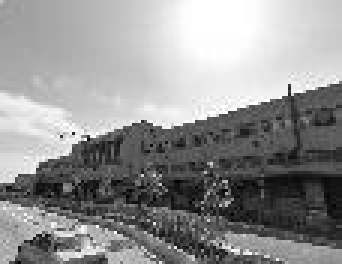
#> input picture grayscale_imgs/009909_3.jpg, 114 x 88 px (shown 3 times larger); its folder holds 4 pictures in this run; the run also reads 1 picture not shown here
$ python train_processing.py
#> lines starting #> are read from the running program, lines starting #| are printed output that depends on the picture
from PIL import Image
import os

input_dir = "grayscale_imgs"
grayscale_output_dir = "grayscale_imgs"
color_output_dir = "color_imgs"

output_size = 0.1
crop_margin = 70  # Crop happens before downsample


def get_images(path):
    paths = os.listdir(path)
    img_paths = [item for item in paths if item.lower().endswith(".jpg")]
    for path in img_paths:
        if not path.endswith('_0.jpg') and not path.endswith('_5.jpg'):
            image = Image.open(os.path.join(input_dir, path))
            yield path, image


def crop_to_multiple(image_iter, n=4):

#> called with n = 4
    for path, image in image_iter:

        width, height = image.size
        new_width = width//n * n
        new_height = height//n * n
        rect = 0, 0, new_width, new_height
        cropped = image.crop(rect)
        write_path = os.path.join(input_dir, path)

        cropped.save(write_path, "JPEG")
#> this loop made 4 passes
#> pass 1, in crop_to_multiple, `cropped = image.crop(rect)`:
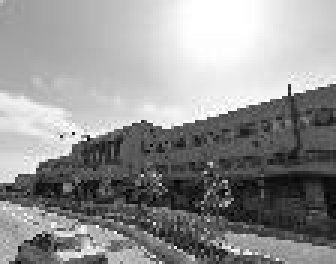
#> cropped: PIL image 112x88 L (shown 3 times larger); min 0, max 255, mean 146.5
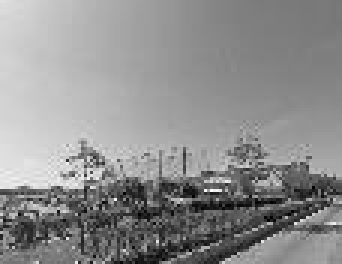
#> input picture grayscale_imgs/009911_4.jpg, 114 x 88 px (shown 3 times larger)
#> pass 2, in crop_to_multiple, `cropped = image.crop(rect)`:
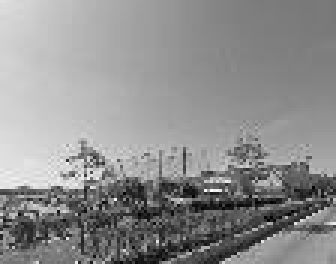
#> cropped: PIL image 112x88 L (shown 3 times larger); min 0, max 252, mean 142.2
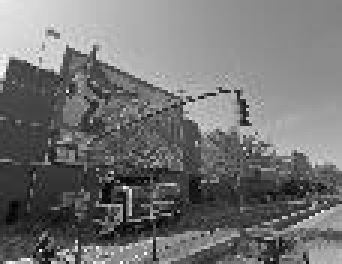
#> input picture grayscale_imgs/009922_4.jpg, 114 x 88 px (shown 3 times larger)
#> pass 3, in crop_to_multiple, `cropped = image.crop(rect)`:
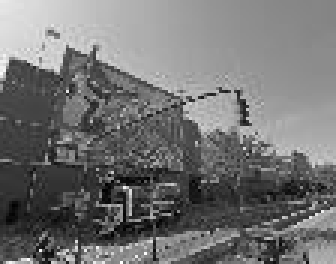
#> cropped: PIL image 112x88 L (shown 3 times larger); min 0, max 255, mean 114.8
#> after the loop:
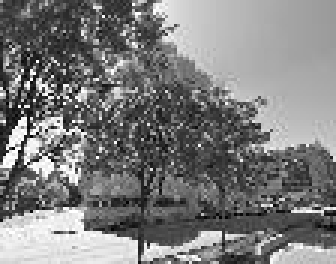
#> cropped: PIL image 112x88 L (shown 3 times larger); min 0, max 255, mean 124.7


def process_images(image_iter):

    # Make output directory, if it doesn't exist
    if not os.path.exists(color_output_dir):
        os.makedirs(color_output_dir)

    if not os.path.exists(grayscale_output_dir):
        os.makedirs(grayscale_output_dir)

    for path, image in image_iter:

        # Crop image
        width, height = image.size
        rect = crop_margin, crop_margin, width - crop_margin, height - crop_margin
        cropped = image.crop(rect)

        # Resize image
        width, height = cropped.size
        width = width//4 * 4
        height = height//4 * 4
        new_width = int(output_size * width)
        new_height = int(output_size * height)
        resized = cropped.resize((new_width, new_height))

        # Write file
        write_path = os.path.join(color_output_dir, path)
        resized.save(write_path, "JPEG")

        # Grayscale-ize them
        resized = resized.convert('L')

        # Write file
        write_path = os.path.join(grayscale_output_dir, path)
        resized.save(write_path, "JPEG")


if __name__ == "__main__":
    image_iter = get_images(input_dir)
    #process_images(image_iter)
    crop_to_multiple(image_iter, 4)
